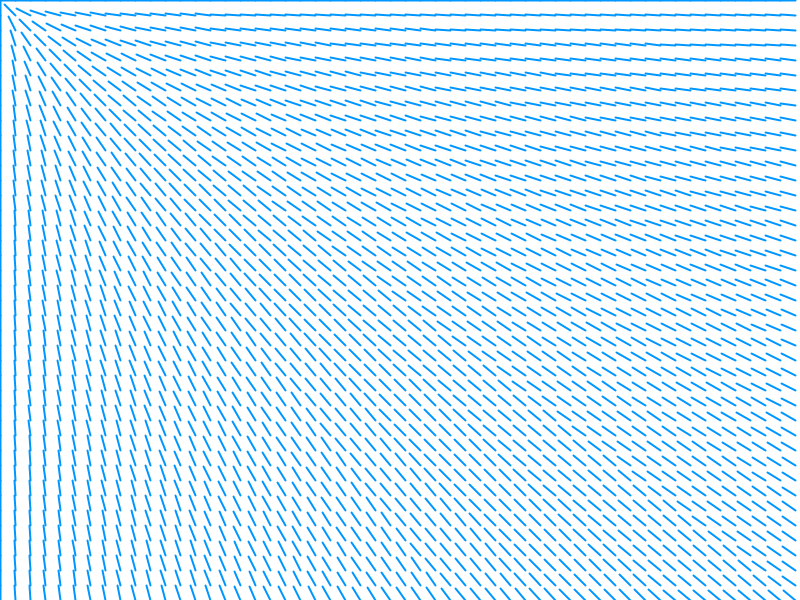
Frame 1 (no input)
Frame 60 (the mouse pressed at the canvas centre just before this capture): identical to frame 1, image omitted
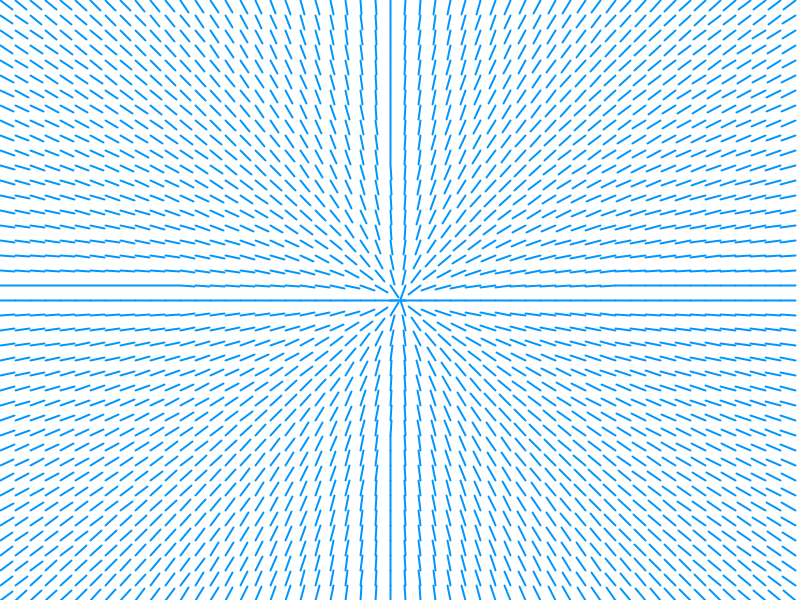
Frame 120 (the mouse held since frame 60 and released just before this capture)

The Processing sketch that drew these frames (run headless with seeded random() and noise(); from frame 60 on, the mouse is pressed at the canvas centre):

// Processing sketch: processing_94748
// ── processing_94748.pde

float r=150;
float xp;
float yp;
float xs=2;
float cell=15;

void setup() {
  size(800, 600);
  background(255);

}
void draw() {
  background(255);
  stroke(0,150,255);
  
  for (int i=0; i<=width;i+=cell) {
    for (int j=0; j<=height;j+=cell) {
  PVector m = new PVector(mouseX,mouseY);
  PVector p = new PVector(i,j);
  m.sub(p);
  m.normalize();
  m.mult(15);
strokeWeight(2);
pushMatrix();
translate(i,j);
  line(0,0,m.x,m.y);
  popMatrix();
    }
  }

}
